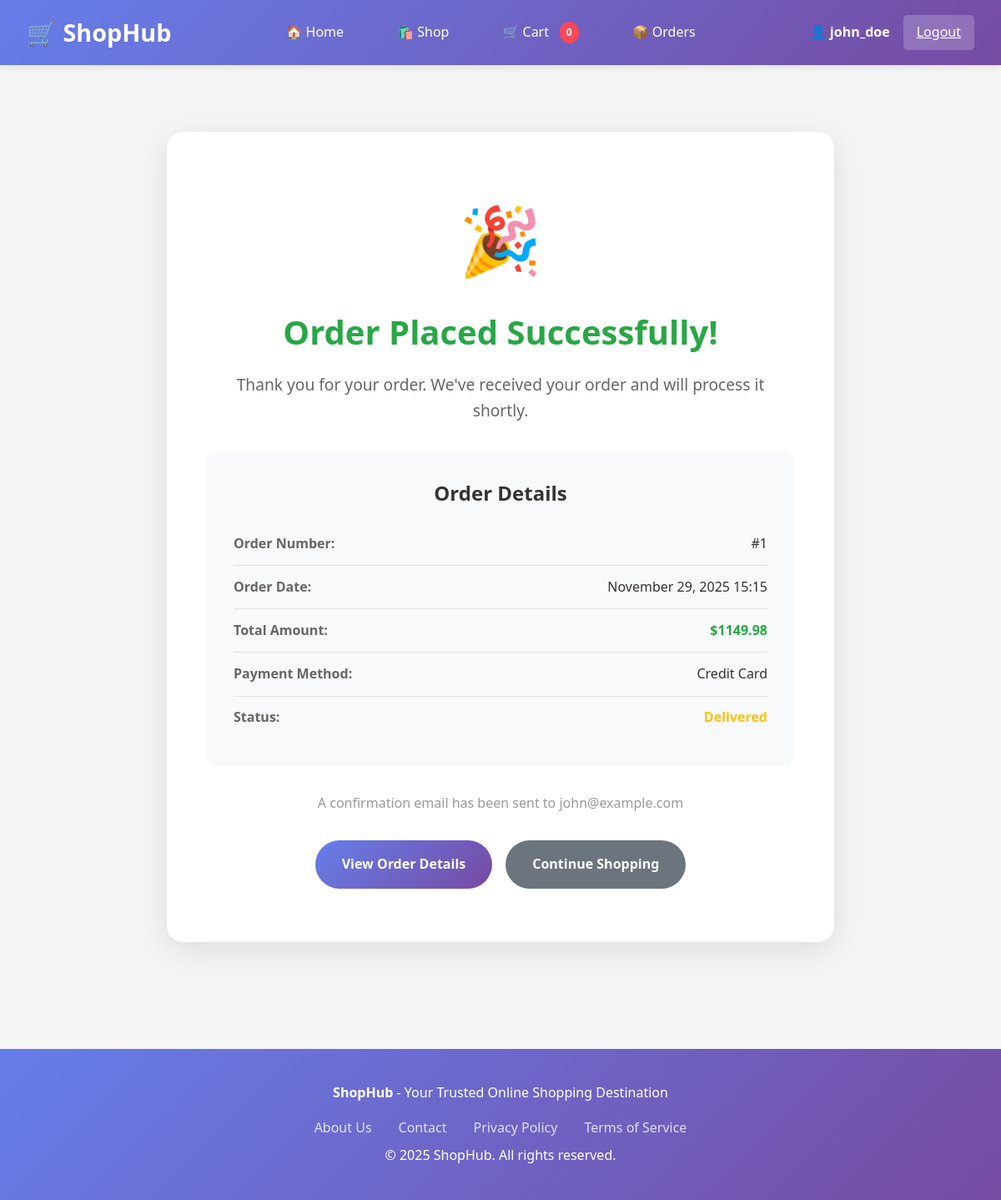
Screenshot of /order-success/1/ (signed in) with the database file from the repository.
### store/models.py (models this page shows, shortened)
class Order(models.Model):
    STATUS_CHOICES = [
        ('pending', 'Pending'),
        ('processing', 'Processing'),
        ('shipped', 'Shipped'),
        ('delivered', 'Delivered'),
        ('cancelled', 'Cancelled'),
    ]
    customer = models.ForeignKey(Customer, on_delete=models.CASCADE, related_name='orders')
    order_date = models.DateTimeField(auto_now_add=True)
    status = models.CharField(max_length=20, choices=STATUS_CHOICES, default='pending')
    total_amount = models.DecimalField(max_digits=10, decimal_places=2, default=0)
    shipping_address = models.TextField()
    notes = models.TextField(blank=True)

class Payment(models.Model):
    PAYMENT_METHOD_CHOICES = [
        ('credit_card', 'Credit Card'),
        ('debit_card', 'Debit Card'),
        ('paypal', 'PayPal'),
        ('cash', 'Cash on Delivery'),
    ]
    PAYMENT_STATUS_CHOICES = [
        ('pending', 'Pending'),
        ('completed', 'Completed'),
        ('failed', 'Failed'),
        ('refunded', 'Refunded'),
    ]
    order = models.OneToOneField(Order, on_delete=models.CASCADE, related_name='payment')
    payment_method = models.CharField(max_length=20, choices=PAYMENT_METHOD_CHOICES)
    payment_status = models.CharField(max_length=20, choices=PAYMENT_STATUS_CHOICES, default='pending')
    amount = models.DecimalField(max_digits=10, decimal_places=2)
    transaction_id = models.CharField(max_length=100, blank=True)
    payment_date = models.DateTimeField(auto_now_add=True)

### store/views.py (the view)
# urls.py: path('order-success/<int:order_id>/', views.order_success, name='order_success'),
@login_required
def order_success(request, order_id):
    customer = get_object_or_404(Customer, user=request.user)
    order = get_object_or_404(Order, pk=order_id, customer=customer)
    context = {'order': order}
    return render(request, 'store/order_success.html', context)

### store/templates/store/order_success.html (shortened to what this page needs)
{% extends 'store/base.html' %}
{% block content %}
<div class="success-container">
    <div class="success-card">
        <div class="success-icon">🎉</div>
        <h1>Order Placed Successfully!</h1>
        <p>Thank you for your order. We've received your order and will process it shortly.</p>
        <div class="order-info">
            <h2>Order Details</h2>
            <div class="info-row">
                <span class="info-label">Order Number:</span>
                <span class="info-value">#{{ order.id }}</span>
            </div>
            <div class="info-row">
                <span class="info-label">Order Date:</span>
                <span class="info-value">{{ order.order_date|date:"F d, Y H:i" }}</span>
            </div>
            <div class="info-row">
                <span class="info-label">Total Amount:</span>
                <span class="info-value" style="color: #28a745; font-weight: bold;">${{ order.total_amount }}</span>
            </div>
            <div class="info-row">
                <span class="info-label">Payment Method:</span>
                <span class="info-value">{{ order.payment.get_payment_method_display }}</span>
            </div>
            <div class="info-row">
                <span class="info-label">Status:</span>
                <span class="info-value" style="color: #ffc107; font-weight: bold;">{{ order.get_status_display }}</span>
            </div>
        </div>
        <p style="font-size: 1rem; color: #999;">
            A confirmation email has been sent to {{ user.email }}
        </p>
        <div class="action-buttons">
            <a href="{% url 'order_detail' order.id %}" class="btn btn-primary">View Order Details</a>
            <a href="{% url 'product_list' %}" class="btn btn-secondary">Continue Shopping</a>
        </div>
    </div>
</div>
{% endblock %}

### store/templates/store/base.html (shortened to what this page needs)
<!DOCTYPE html>
<html lang="en">
<head>
</head>
<body>
    <nav>
        <div class="nav-container">
            <a href="{% url 'home' %}" class="logo">
                🛒 ShopHub
            </a>
            <ul class="nav-links">
                <li><a href="{% url 'home' %}" class="{% if request.resolver_match.url_name == 'home' %}active{% endif %}">🏠 Home</a></li>
                <li><a href="{% url 'product_list' %}" class="{% if request.resolver_match.url_name == 'product_list' %}active{% endif %}">🛍️ Shop</a></li>
                {% if user.is_authenticated %}
                    <li><a href="{% url 'cart' %}" class="{% if request.resolver_match.url_name == 'cart' %}active{% endif %}">
                        🛒 Cart
                        <span class="cart-badge" id="cart-count">0</span>
                    </a></li>
                    <li><a href="{% url 'order_list' %}" class="{% if request.resolver_match.url_name == 'order_list' %}active{% endif %}">📦 Orders</a></li>
                {% endif %}
            </ul>
            <div class="auth-links">
                {% if user.is_authenticated %}
                    <div class="user-info">
                        <span class="user-name">👤 {{ user.username }}</span>
                        <a href="{% url 'logout' %}" class="btn-logout">Logout</a>
                    </div>
                {% else %}
                    <a href="{% url 'login' %}" class="btn-login">Login</a>
                    <a href="{% url 'signup' %}" class="btn-signup">Sign Up</a>
                {% endif %}
            </div>
        </div>
    </nav>
    <div class="container">
        {% block content %}{% endblock %}
    </div>
    <footer>
        <p><strong>ShopHub</strong> - Your Trusted Online Shopping Destination</p>
        <div class="footer-links">
            <a href="#">About Us</a>
            <a href="#">Contact</a>
            <a href="#">Privacy Policy</a>
            <a href="#">Terms of Service</a>
        </div>
        <p>&copy; 2025 ShopHub. All rights reserved.</p>
    </footer>
</body>
</html>

### store/templates/store/base.html (style rules this page uses)
* { margin: 0; padding: 0; box-sizing: border-box; }
body { font-family: 'Segoe UI', Tahoma, Geneva, Verdana, sans-serif; line-height: 1.6; background: #f5f5f5; color: #333; }
nav { background: linear-gradient(135deg, #667eea 0%, #764ba2 100%); color: white; padding: 0; box-shadow: 0 2px 10px rgba(0,0,0,0.1); position: sticky; top: 0; z-index: 1000; }
.nav-container { max-width: 1400px; margin: 0 auto; display: flex; justify-content: space-between; align-items: center; padding: 1rem 2rem; }
.logo { font-size: 1.8rem; font-weight: bold; color: white; text-decoration: none; display: flex; align-items: center; gap: 0.5rem; }
.nav-links { display: flex; list-style: none; gap: 2rem; align-items: center; }
.nav-links a { color: white; text-decoration: none; font-weight: 500; padding: 0.5rem 1rem; border-radius: 5px; transition: all 0.3s ease; display: flex; align-items: center; gap: 0.5rem; }
.auth-links { display: flex; gap: 1rem; align-items: center; }
.user-info { display: flex; align-items: center; gap: 1rem; color: white; }
.user-name { font-weight: 600; }
.btn-logout { padding: 0.5rem 1rem; background: rgba(255,255,255,0.2); border: none; color: white; border-radius: 5px; cursor: pointer; font-weight: 500; transition: all 0.3s ease; }
.container { max-width: 1400px; margin: 0 auto; padding: 2rem; min-height: calc(100vh - 200px); }
footer { background: linear-gradient(135deg, #667eea 0%, #764ba2 100%); color: white; text-align: center; padding: 2rem; margin-top: 3rem; }
footer p { margin: 0.5rem 0; }
.footer-links { display: flex; justify-content: center; gap: 2rem; margin-top: 1rem; }
.footer-links a { color: white; text-decoration: none; opacity: 0.8; transition: opacity 0.3s ease; }
.cart-badge { background: #ff4757; color: white; border-radius: 50%; padding: 0.2rem 0.5rem; font-size: 0.75rem; font-weight: bold; margin-left: 0.3rem; }

### store/templates/store/order_success.html (style rules this page uses)
.success-container { max-width: 800px; margin: 3rem auto; text-align: center; }
.success-card { background: white; padding: 4rem 3rem; border-radius: 20px; box-shadow: 0 10px 40px rgba(0,0,0,0.1); }
.success-icon { font-size: 5rem; margin-bottom: 1rem; animation: bounce 1s ease; }
.success-card h1 { font-size: 2.5rem; color: #28a745; margin-bottom: 1rem; }
.success-card p { font-size: 1.2rem; color: #666; margin-bottom: 2rem; line-height: 1.6; }
.order-info { background: #f8f9fa; padding: 2rem; border-radius: 15px; margin: 2rem 0; }
.order-info h2 { font-size: 1.5rem; color: #333; margin-bottom: 1rem; }
.info-row { display: flex; justify-content: space-between; padding: 0.8rem 0; border-bottom: 1px solid #e0e0e0; }
.info-row:last-child { border-bottom: none; }
.info-label { font-weight: 600; color: #666; }
.info-value { color: #333; }
.action-buttons { display: flex; gap: 1rem; justify-content: center; margin-top: 2rem; }
.btn { padding: 1rem 2rem; border-radius: 30px; text-decoration: none; font-weight: 600; transition: all 0.3s ease; }
.btn-primary { background: linear-gradient(135deg, #667eea 0%, #764ba2 100%); color: white; }
.btn-secondary { background: #6c757d; color: white; }

### rows the page displays
Order: id "1", order_date "November 29, 2025 15:15", total_amount "1149.98", payment.payment_method "Credit Card", status "Delivered"

### other values shown
{{ user.username }} "john_doe"
{{ user.email }} "john@example.com"
